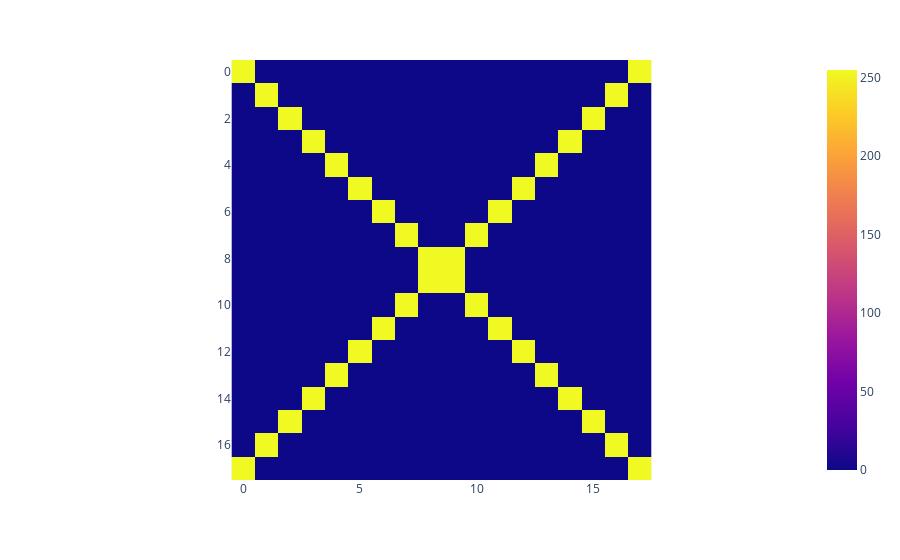

Notebook cell for this chart:
### Code cell
import plotly.express as px
fig = px.imshow(matrix)
fig.show()

### Figure 1 — Plotly figure (JSON) as saved in the notebook; plotly's stock layout.template omitted (floating-point values rounded to 4 significant figures; data arrays with more than 128 entries replaced by an {"elided": "..."} marker saying what was removed)
{"data": [{"coloraxis": "coloraxis", "hovertemplate": "x: %{x}<br>y: %{y}<br>color: %{z}<extra></extra>", "name": "0", "type": "heatmap", "xaxis": "x", "yaxis": "y", "z": {"elided": "18x18 int values"}}], "layout": {"coloraxis": {"colorscale": [[0, "#0d0887"], [0.1111, "#46039f"], [0.2222, "#7201a8"], [0.3333, "#9c179e"], [0.4444, "#bd3786"], [0.5556, "#d8576b"], [0.6667, "#ed7953"], [0.7778, "#fb9f3a"], [0.8889, "#fdca26"], [1, "#f0f921"]]}, "margin": {"t": 60}, "xaxis": {"anchor": "y", "constrain": "domain", "domain": [0, 1], "scaleanchor": "y"}, "yaxis": {"anchor": "x", "autorange": "reversed", "constrain": "domain", "domain": [0, 1]}}}
